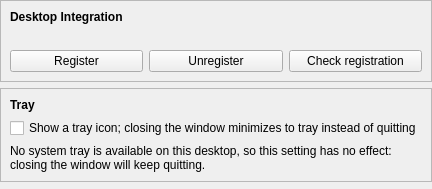
<?xml version="1.0" encoding="UTF-8"?>
<ui version="4.0">
 <class>DesktopIntegrationPage</class>
 <widget class="QWidget" name="DesktopIntegrationPage">
  <layout class="QVBoxLayout" name="main_layout">
   <property name="leftMargin">
    <number>0</number>
   </property>
   <property name="topMargin">
    <number>0</number>
   </property>
   <property name="rightMargin">
    <number>0</number>
   </property>
   <property name="bottomMargin">
    <number>0</number>
   </property>
   <item>
    <widget class="QFrame" name="registration_frame">
     <property name="frameShape">
      <enum>QFrame::Shape::StyledPanel</enum>
     </property>
     <property name="frameShadow">
      <enum>QFrame::Shadow::Raised</enum>
     </property>
     <layout class="QVBoxLayout" name="registration_frame_layout">
      <item>
       <widget class="QLabel" name="registration_frame_label">
        <property name="font">
         <font>
          <bold>true</bold>
         </font>
        </property>
        <property name="text">
         <string>Desktop Integration</string>
        </property>
       </widget>
      </item>
      <item>
       <widget class="QLabel" name="status_label">
        <property name="wordWrap">
         <bool>true</bool>
        </property>
       </widget>
      </item>
      <item>
       <layout class="QHBoxLayout" name="buttons_layout">
        <item>
         <widget class="QPushButton" name="register_button">
          <property name="text">
           <string>Register</string>
          </property>
          <property name="toolTip">
           <string>Register the .rehu file association: the desktop entry, its MIME type and its icon</string>
          </property>
         </widget>
        </item>
        <item>
         <widget class="QPushButton" name="unregister_button">
          <property name="text">
           <string>Unregister</string>
          </property>
          <property name="toolTip">
           <string>Remove the desktop entry, its MIME type and its icon</string>
          </property>
         </widget>
        </item>
        <item>
         <widget class="QPushButton" name="check_button">
          <property name="text">
           <string>Check registration</string>
          </property>
          <property name="toolTip">
           <string>Verify the expected desktop entry, MIME type and icon are present</string>
          </property>
         </widget>
        </item>
       </layout>
      </item>
     </layout>
    </widget>
   </item>
   <item>
    <widget class="QFrame" name="tray_frame">
     <property name="sizePolicy">
      <sizepolicy hsizetype="Preferred" vsizetype="Maximum">
       <horstretch>0</horstretch>
       <verstretch>0</verstretch>
      </sizepolicy>
     </property>
     <property name="frameShape">
      <enum>QFrame::Shape::StyledPanel</enum>
     </property>
     <property name="frameShadow">
      <enum>QFrame::Shadow::Raised</enum>
     </property>
     <layout class="QVBoxLayout" name="tray_frame_layout">
      <item>
       <widget class="QLabel" name="tray_frame_label">
        <property name="font">
         <font>
          <bold>true</bold>
         </font>
        </property>
        <property name="text">
         <string>Tray</string>
        </property>
       </widget>
      </item>
      <item>
       <widget class="QCheckBox" name="enabled_check_box">
        <property name="text">
         <string>Show a tray icon; closing the window minimizes to tray instead of quitting</string>
        </property>
        <property name="toolTip">
         <string>Quit becomes explicit (tray menu / File &gt; Quit) while this is on</string>
        </property>
       </widget>
      </item>
      <item>
       <widget class="QLabel" name="unavailable_label">
        <property name="wordWrap">
         <bool>true</bool>
        </property>
        <property name="text">
         <string>No system tray is available on this desktop, so this setting has no effect: closing the window will keep quitting.</string>
        </property>
       </widget>
      </item>
     </layout>
    </widget>
   </item>
   <item>
    <spacer name="bottom_spacer">
     <property name="orientation">
      <enum>Qt::Orientation::Vertical</enum>
     </property>
    </spacer>
   </item>
  </layout>
 </widget>
 <resources/>
 <connections/>
</ui>
